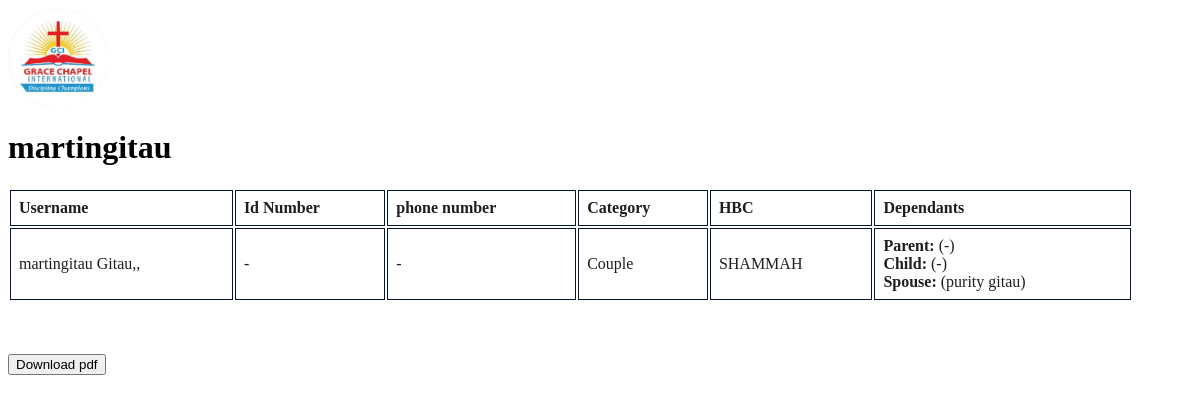
/detail/189/ (signed in), run on the app's committed database.
### web/models.py (models this page shows, shortened)
class room(models.Model):
    host=models.ForeignKey(User, on_delete=models.SET_NULL, null=True)
    topic=models.ForeignKey(topic, on_delete=models.SET_NULL, null=True)
    Firstname = models.CharField(null=True, blank=True, max_length=200)
    name=models.CharField(max_length=255)
    lastName = models.CharField(null=True, blank=True, max_length=200)
    Email = models.EmailField(null=True, blank=True, max_length=200)
    phone = models.CharField(null=True, blank=True, max_length=200)
    identity= models.CharField(null=True, blank=True, max_length=255)
    KANGOYA = 'KANGOYA'
    KASPHAT = 'KASPHAT'
    NGARA = 'NGARA'
    GRACE_FAMILY= 'GRACE_FAMILY'
    WHITE_HOUSE = 'WHITE_HOUSE'
    KASARANI= 'KASARANI'
    KIKUYU = 'KIKUYU'
    KENYATTA = 'KENYATTA'
    MUCATHA = 'MUCATHA'
    TRUTH_SEEKERS = 'TRUTH_SEEKERS'
    RUIRU = 'RUIRU'
    GACHIE = 'GACHIE'
    SHAMMAH = 'SHAMMAH'
    THINDIGUA = 'THINDIGUA'
    MOMBASA_RD = 'MOMBASA_RD'
    JAMHURI = 'JAMHURU'
    KAHAWA = 'KAHAWA'
    BLOOM_HILL_KAWAIDA = 'BLOOM_HILL_KAWAIDA'
    THIKA= 'THIKA'
    JUJA= 'JUJA'
    CHOICES = [
        (KANGOYA,'Kangoya'),
        (KASPHAT,'Kasphat'),
        (NGARA,'Ngara'),
        (GRACE_FAMILY ,'Grace_family'),
        (WHITE_HOUSE,'White_house'),
        (KASARANI,'Kasarani'),
        (KIKUYU ,'Kikuyu'),
        (KENYATTA, 'Kenyatta'),
        (MUCATHA ,'Mucatha'),
        (TRUTH_SEEKERS ,'Truth_seekers'),
        (RUIRU ,'Ruiru'),
        (GACHIE ,'Gachie'),
        (SHAMMAH,'Shammah'),
        (THINDIGUA ,'Thindigua'),
        (MOMBASA_RD,'Mombasa_rd'),
        (JAMHURI,'Jamhuri'),
        (KAHAWA,'Kahawa'),
        (BLOOM_HILL_KAWAIDA,'Bloom_hill_kawaida'),
        (THIKA,'Thika'),
        (JUJA,'juja'),
    ]
    HBC = models.CharField(null=True, blank=True, max_length=100)
    choice = models.CharField(
        max_length=100,
        choices=CHOICES,
        default=KANGOYA,
    )
    Parent = models.CharField(null=True, blank=True, max_length=200)
    Child = models.CharField(null=True, blank=True, max_length=200)
    Spouse = models.CharField(null=True, blank=True, max_length=200)
    description=models.TextField(null=True, blank=True)
    updated=models.DateTimeField(auto_now=True)
    created=models.DateTimeField(auto_now_add=True)
    class Meta:
        ordering = ['-updated', '-created']

class topic(models.Model):
    name=models.CharField(max_length=200)
    def __str__(self):
        return self.name

### web/views.py (the view)
# urls.py: path('detail/<str:pk>/', views.people, name='detail'),
@login_required(login_url='/login')
def people(request, pk):
    detail=room.objects.get(id=pk)
    pays=update.objects.all()
    context ={'detail':detail, 'pays': pays}
    return render(request, 'web/people.html', context)

### web/templates/web/people.html (shortened to what this page needs)
{%load static%}
{% block content %}
<div class="div" id="mn">
<div class="image">
    <img src="{% static 'images/logo.png'%}" />
    </div>
    <div class="report-container">
        <div class="report-header">
            <h1 class="recent-Articles">{{detail.host}}</h1>
        </div>
    <table id="example" class="table table-bordered table-hover" style="width:95%">
      <thead>
        <col class="bg-primary">
              <th class="bg-info">Username</th>
              <th class="bg-info">Id Number</th>
              <th class="bg-info">phone number</th>
              <th class="bg-info">Category</th>
              <th class="bg-info">HBC</th>
              <th class="bg-info">Dependants</th>
      </thead>
      <tbody>
<col class="table-warning">
    <td>{{detail.host}} {{detail.name}}</td>
    <td>{{detail.identity}}</td>
    <td>{{detail.phone}}</td>
    <td>{{detail.topic}}</td>
    <td>{{detail.choice}}</td>
    <td><b>Parent: </b>({{detail.Parent}}) <br><b>Child: </b>({{detail.Child}})<br> <b>Spouse: </b>({{detail.Spouse}})</td>
</tbody>
</table>
<br><br>
    </div>
<head>
</head>
</div>
<button onclick="myfunc('mn')" class="btn btn--main">Download pdf</button>
{%endblock%}

### web/templates/web/people.html (style rules this page uses)
td, th { border: 1px solid #051634; text-align: left; color: #1e1e1f; padding: 8px; background-color: #fff; }
img { align-items: center; width: 100; }

### data on the page
room: host "martingitau", name "Gitau,,", identity "-", phone "-", topic "Couple", choice "SHAMMAH", Parent "-", Child "-", Spouse "purity gitau"
